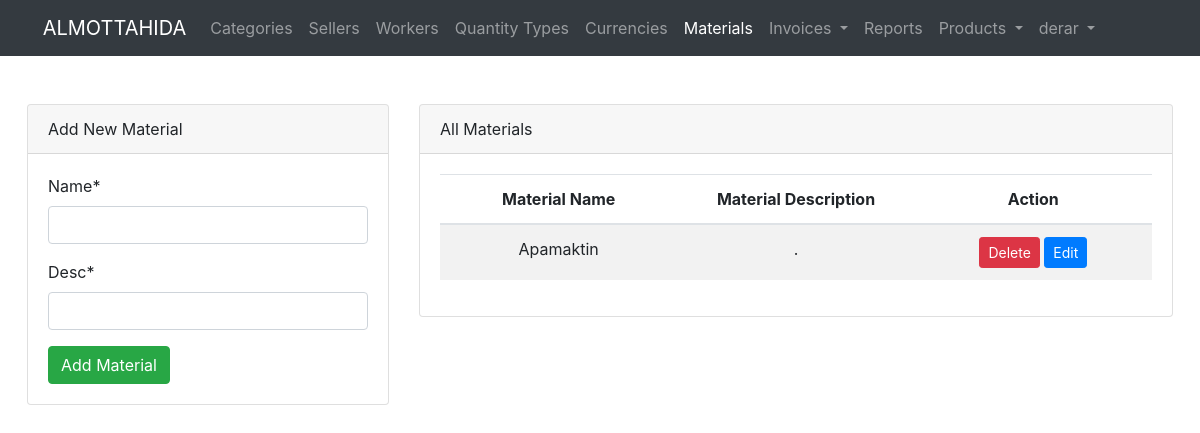
Before: /material/ (signed in) with the older database file.
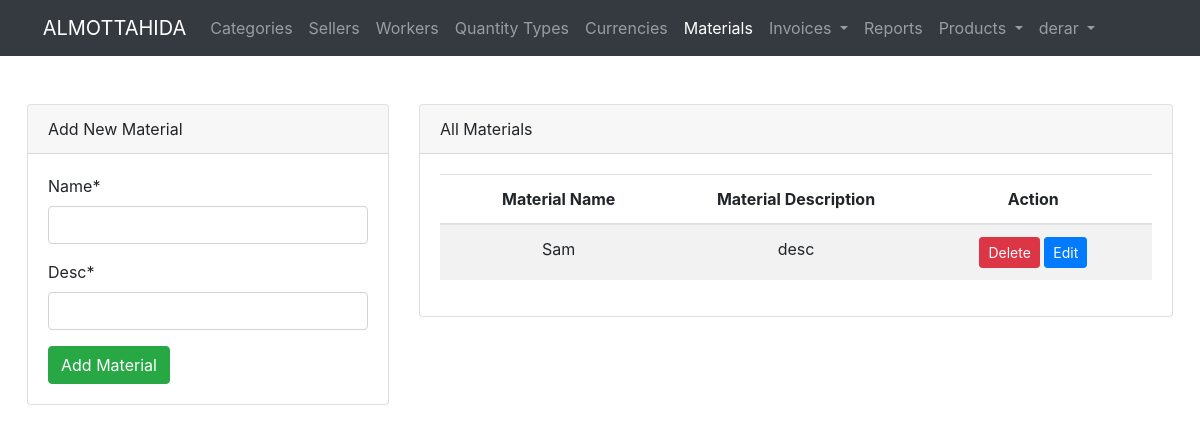
After: the same page with the newer database file.
### product/models.py (models this page shows, shortened)
class Material(models.Model):
    name = models.CharField(max_length=30, unique=True)
    desc = models.CharField(max_length=300, null=True, blank=False)

### product/views.py (the view)
# urls.py: path("material/", views.all_materials, name='material.all'),
@login_required(login_url=LOGIN_URL)
def all_materials(request):
    if request.method == 'POST':
        method = request.POST.get("method").lower()
        if method == "post":
            form = MaterialForm(request.POST)
            if form.is_valid():
                form.save()
                messages.add_message(request, messages.SUCCESS, 'Material added successfully.')
                return redirect("material.all")
        elif method == "delete":
            material_id = request.POST.get("material_id")
            Material.objects.get(pk=material_id).delete()
            messages.add_message(request, messages.WARNING, 'Material deleted successfully.')
            return redirect("material.all")
        elif method == "put":
            material_id = request.POST.get("material_id")
            material_name = request.POST.get("name")
            material_desc = request.POST.get("desc")
            material_exists = Material.objects.filter(name=material_name).exclude(pk=material_id)
            if not material_exists:
                material = Material.objects.get(pk=material_id)
                material.name = material_name
                material.desc = material_desc
                material.save()
                messages.add_message(request, messages.SUCCESS, 'Material updated successfully.')
            else:
                messages.add_message(request, messages.WARNING, 'Material data exists')
            return redirect("material.all")
    else:
        form = MaterialForm()
    materials = Material.objects.all()
    page = request.GET.get('page', 1)
    paginator = Paginator(materials, 15)
    try:
        materials = paginator.page(page)
    except PageNotAnInteger:
        materials = paginator.page(1)
    except EmptyPage:
        materials = paginator.page(paginator.num_pages)
    return render(request, 'material/all.html', {'materials': materials, "form": form})

### product/forms.py
class MaterialForm(ModelForm):
    class Meta:
        model = Material
        fields = "__all__"

### templates/material/all.html (shortened to what this page needs)
{% extends "base.html" %}
{% load crispy_forms_tags %}
{% block content %}
    <div class="row">
        <div class="col-12 col-md-4 mb-4">
            <div class="card">
                <div class="card-header">
                    Add New Material
                </div>
                <div class="card-body">
                    <form method="post" action="{% url 'material.all' %}">
                        {{ form|crispy }}
                        <button type="submit" class="btn btn-success">Add Material</button>
                    </form>
                </div>
            </div>
        </div>
        <div class="col-12 col-md-8 ">
            <div class="card">
                <div class="card-header">
                    All Materials
                </div>
                <div class="card-body">
                    <table class="table table-responsive-md table-striped">
                        <thead>
                        <tr>
                            <th>Material Name</th>
                            <th>Material Description</th>
                            <th>Action</th>
                        </tr>
                        </thead>
                        <tbody>
                        {% for material in materials %}
                            <tr>
                                <td>{{ material.name }}</td>
                                <td>{{ material.desc }}</td>
                                <td>
                                    <button type="button" class="btn btn-danger btn-sm delete-btn" data-toggle="modal"
                                            data-target="#deleteModal" data-id="{{ material.id }}">
                                        Delete
                                    </button>
                                    <button type="button" class="btn btn-primary btn-sm edit-btn" data-toggle="modal"
                                            data-target="#updateModal" data-id="{{ material.id }}"
                                            data-desc="{{ material.desc }}" data-name="{{ material.name }}">
                                        Edit
                                    </button>
                                </td>
                            </tr>
                        {% endfor %}
                        </tbody>
                    </table>
                </div>
            </div>
        </div>
    </div>
{% endblock %}

Changed rows visible on the page:
changed Material: name "Apamaktin" → "Sam"; desc "." → "desc"
